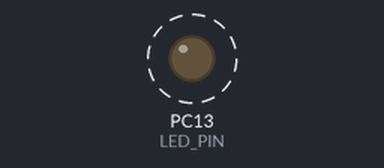
This program was run on a simulated STM32 Blue Pill. Shown: output pins drawn as LEDs (lit = HIGH). Dashed ring = blinking.

Above: at 0.05 s.
Timing chart, 0 to 3.0 s (numbered marks = the images above):
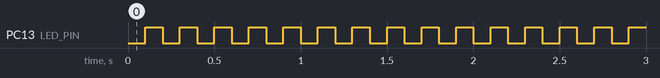

The program:

main.cpp
```cpp
#include <Arduino.h>

#define LED_PIN PC13
int counter = 0;

void setup()
{
    pinMode(LED_PIN, OUTPUT);
}

void loop()
{
    digitalWrite(LED_PIN, LOW); // LED ON (active low)
    delay(100);

    digitalWrite(LED_PIN, HIGH); // LED OFF
    delay(100);
    counter++;
}
```

Measured:
- by itself, PC13 (LED_PIN): alternates HIGH for 0.10 s and LOW for 0.10 s
